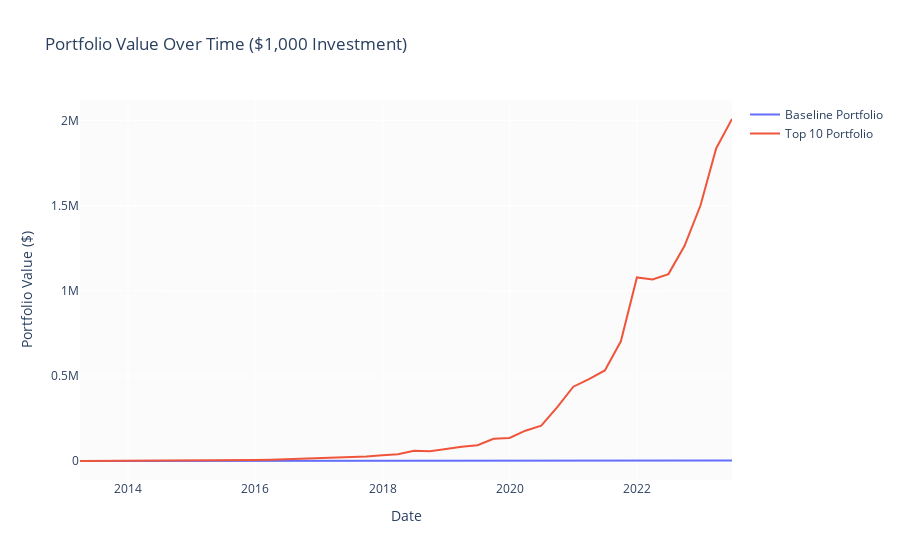

The notebook cell saved with this chart:
### Code cell
import plotly.graph_objects as go

# Assuming you have a dataframe 'df_avg' with columns 'datadate', 'baseline_portfolio', and 'top_10'

# Calculate the cumulative return for both portfolios
df_avg['baseline_cum_return'] = (1 + df_avg['baseline']).cumprod()
df_avg['top_10_cum_return'] = (1 + df_avg['top_10']).cumprod()

# Calculate the value over time of a $1,000 investment
initial_investment = 1000
df_avg['baseline_value'] = initial_investment * df_avg['baseline_cum_return']
df_avg['top_10_value'] = initial_investment * df_avg['top_10_cum_return']

# Create the plot
fig = go.Figure()

# Add baseline portfolio trace
fig.add_trace(go.Scatter(x=df_avg['datadate'], y=df_avg['baseline_value'],
                         mode='lines', name='Baseline Portfolio'))

# Add top_10 portfolio trace
fig.add_trace(go.Scatter(x=df_avg['datadate'], y=df_avg['top_10_value'],
                         mode='lines', name='Top 10 Portfolio'))

# Update the layout
fig.update_layout(
    title='Portfolio Value Over Time ($1,000 Investment)',
    xaxis_title='Date',
    yaxis_title='Portfolio Value ($)',
)

# Show the plot
fig.show()
